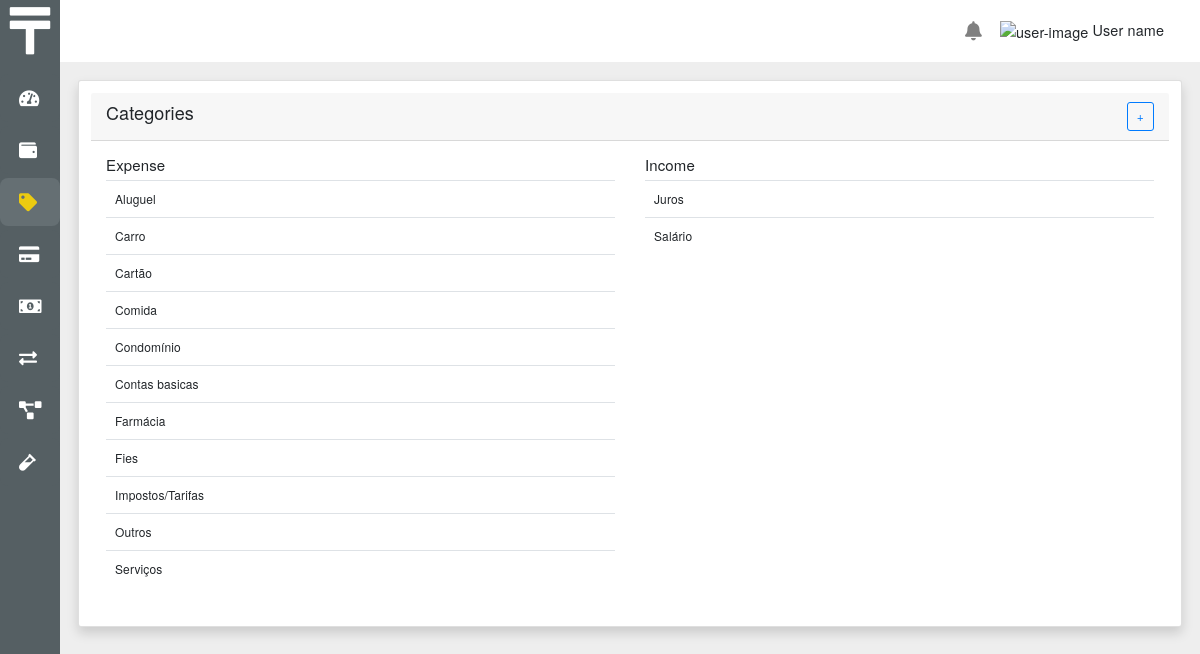
Page /categories/ on the committed database.
### core/models.py (models this page shows, shortened)
class Category(BaseModel):
    description = models.CharField(max_length=25)
    status = models.IntegerField(
        choices=StatusChoices.choices, default=StatusChoices.ACTIVE)
    movement_type = models.IntegerField(
        choices=MovementTypeChoices.choices, default=MovementTypeChoices.NEGATIVE)
    is_transaction = models.IntegerField(
        choices=NoYesChoices.choices, default=int(NoYesChoices.NO))
    is_opening_balance = models.IntegerField(
        choices=NoYesChoices.choices, default=int(NoYesChoices.NO))
    def is_expense(self):
        return self.movement_type == MovementTypeChoices.NEGATIVE
    def is_active(self):
        return self.status == StatusChoices.ACTIVE

### core/views.py (the view)
# urls.py: path('categories/', views.category_list, name='category_list'),
def category_list(request):
    categories = Category.objects.all().exclude(
        is_transaction=NoYesChoices.YES).exclude(
        is_opening_balance=NoYesChoices.YES).order_by('description', 'id')
    return render(request, 'category/category_list.html', {'categories': categories})

### core/templatetags/tags.py (called while the page is built)
@register.filter('startswith')
def startswith(text, starts):
    if isinstance(text, str):
        return text.startswith(starts)
    return False

### core/templates/category/category_list.html
{% extends 'base.html' %}
{% load static %}
{% block main %}
<div class="row">
  <div class="col-md-12">
    <div class="card shadow p-3 mb-5 bg-white rounded">
      <div class="card-header">
        <h4>Categories</h4>
        <a class="btn btn-outline-primary" href="{% url 'category_new' %}">+</a>
      </div>
      <div class="card-body">
        {% if categories %}
        <div class="row">
          <div class="col-md-6">
            <table class="table">
              <h5>Expense</h5>
              <tbody>
                {% for category in categories %}
                {% if category.is_expense %}
                {% include 'category/category_table_item.html' with category=category %}
                {% endif %}
                {% endfor %}
              </tbody>
            </table>
          </div>
          <div class="col-md-6">
            <table class="table">
              <h5>Income</h5>
              <tbody>
                {% for category in categories %}
                {% if not category.is_expense %}
                {% include 'category/category_table_item.html' with category=category %}
                {% endif %}
                {% endfor %}
              </tbody>
            </table>
          </div>
        </div>
        {% else %}
        <div style="display: flex; justify-content: center;">
          <h6>No data found</h6>
        </div>
        {% endif %}
      </div>
    </div>
  </div>
</div>
{% endblock main %}

### core/templates/category/category_table_item.html
<tr class="table-item-link" data-href="{% url 'category_form' category.id %}">
  <td>
    {% if not category.is_active %}
    <del>
      {{ category.description }}
    </del>
    {% else %}
    {{ category.description }}
    {% endif %}
  </td>
</tr>

### rows in the picture
Category: description "Aluguel"
Category: description "Carro"
Category: description "Cartão"
Category: description "Comida"
Category: description "Condomínio"
Category: description "Contas basicas"
Category: description "Farmácia"
Category: description "Fies"
Category: description "Impostos/Tarifas"
Category: description "Outros"
Category: description "Serviços"
Category: description "Juros"
Category: description "Salário"
